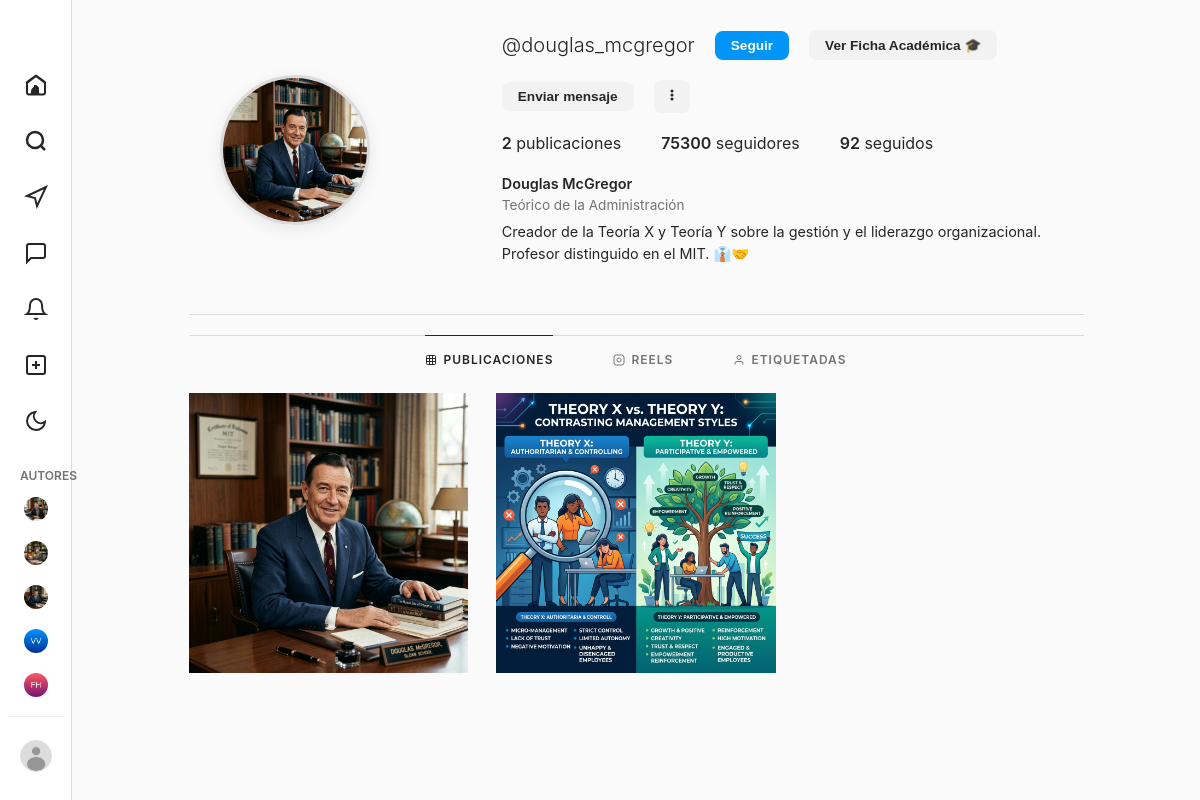
The app's page /p/douglas_mcgregor/ with its own data.
### authors/models.py (models this page shows, shortened)
class Author(models.Model):
    name = models.CharField(max_length=100)
    username = models.CharField(max_length=50, unique=True)
    profile_picture = models.ImageField(upload_to='profiles/', blank=True, null=True)
    occupation = models.CharField(max_length=100, blank=True)
    bio = models.TextField(blank=True)
    followers_count = models.IntegerField(default=0)
    following_count = models.IntegerField(default=0)
    birth_info = models.CharField(max_length=150, blank=True)
    death_info = models.CharField(max_length=150, blank=True)
    key_theories = models.TextField(blank=True)
    academic_background = models.TextField(blank=True)
    legacy = models.TextField(blank=True)
    nationality = models.CharField(max_length=100, blank=True)
    website = models.CharField(max_length=100, blank=True)

class Post(models.Model):
    author = models.ForeignKey(Author, on_delete=models.CASCADE, related_name='posts')
    image = models.ImageField(upload_to='posts/')
    caption = models.TextField(blank=True)
    created_at = models.DateTimeField(auto_now_add=True)
    likes_count = models.IntegerField(default=0)
    location = models.CharField(max_length=100, blank=True)

### authors/views.py (the view)
# urls.py: path('p/<str:username>/', views.profile_view, name='profile'),
def profile_view(request, username):
    author = get_object_or_404(Author, username=username)
    posts = author.posts.all().order_by('-created_at')
    authors = Author.objects.all()
    context = {
        'author': author,
        'posts': posts,
        'authors': authors,
    }
    return render(request, 'authors/profile.html', context)

### authors/templates/authors/profile.html (shortened to what this page needs)
{% extends 'authors/base.html' %}
{% load static %}
{% block content %}
<div class="profile-wrapper">
    <header class="profile-header">
        <div class="profile-pfp-container">
            <img src="{% if author.profile_picture %}{{ author.profile_picture.url }}{% else %}{% static 'img/default_avatar.png' %}{% endif %}" alt="{{ author.name }}" class="profile-pfp-img">
        </div>
        <div class="profile-info">
            <div class="profile-username-row">
                <h2 class="profile-user-name">@{{ author.username }}</h2>
                <button class="profile-action-btn btn-primary" id="profile-follow-btn" style="background-color: #0095f6; color: #fff;">Seguir</button>
                <button class="profile-action-btn" id="open-academic-btn">Ver Ficha Académica 🎓</button>
                <button class="profile-action-btn">Enviar mensaje</button>
                <button class="profile-action-btn" style="padding: 7px 10px;">
                    <svg viewBox="0 0 24 24" fill="currentColor" style="width: 16px; height: 16px;"><path d="M12 9.75A2.25 2.25 0 1 0 14.25 12 2.25 2.25 0 0 0 12 9.75Zm0-6A2.25 2.25 0 1 0 14.25 6 2.25 2.25 0 0 0 12 3.75Zm0 12A2.25 2.25 0 1 0 14.25 18 2.25 2.25 0 0 0 12 15.75Z"/></svg>
                </button>
            </div>
            <ul class="profile-stats">
                <li class="profile-stat-item"><span class="profile-stat-value">{{ posts.count }}</span> publicaciones</li>
                <li class="profile-stat-item"><span class="profile-stat-value">{{ author.followers_count|stringformat:"d" }}</span> seguidores</li>
                <li class="profile-stat-item"><span class="profile-stat-value">{{ author.following_count|stringformat:"d" }}</span> seguidos</li>
            </ul>
            <div class="profile-bio">
                <div class="profile-full-name">{{ author.name }}</div>
                <div class="profile-category">{{ author.occupation }}</div>
                <p style="margin: 6px 0;">{{ author.bio }}</p>
            </div>
        </div>
    </header>
    <div class="profile-tabs">
        <div class="profile-tab active">
            <svg viewBox="0 0 24 24" fill="none" stroke="currentColor" stroke-width="2"><rect x="3" y="3" width="18" height="18" rx="2" ry="2"/><line x1="3" y1="9" x2="21" y2="9"/><line x1="3" y1="15" x2="21" y2="15"/><line x1="9" y1="3" x2="9" y2="21"/><line x1="15" y1="3" x2="15" y2="21"/></svg>
            <span>PUBLICACIONES</span>
        </div>
        <div class="profile-tab">
            <svg viewBox="0 0 24 24" fill="none" stroke="currentColor" stroke-width="2"><rect x="2" y="2" width="20" height="20" rx="5" ry="5"/><path d="M16 11.37A4 4 0 1 1 12.63 8 4 4 0 0 1 16 11.37z"/><line x1="17.5" y1="6.5" x2="17.51" y2="6.5"/></svg>
            <span>REELS</span>
        </div>
        <div class="profile-tab">
            <svg viewBox="0 0 24 24" fill="none" stroke="currentColor" stroke-width="2"><path d="M20 21v-2a4 4 0 0 0-4-4H8a4 4 0 0 0-4 4v2"/><circle cx="12" cy="7" r="4"/></svg>
            <span>ETIQUETADAS</span>
        </div>
    </div>
    <div class="posts-grid">
        {% if posts %}
            {% for post in posts %}
                <div class="grid-post-card" data-post-id="{{ post.id }}">
                    <img src="{{ post.image.url }}" alt="Publicación" class="grid-post-image">
                </div>
            {% endfor %}
        {% else %}
            <div style="grid-column: span 3; text-align: center; padding: 60px 0; color: #737373;">
                <h3>No hay publicaciones aún</h3>
            </div>
        {% endif %}
    </div>
</div>
{% endblock %}

### authors/templates/authors/base.html (shortened to what this page needs)
{% load static %}
<!DOCTYPE html>
<html lang="es">
<head>
    <link rel="stylesheet" href="{% static 'authors/css/style.css' %}">
</head>
<body>
    <div class="app-container">
        <aside class="sidebar">
            <div class="logo-container">
            </div>
            <nav class="nav-links">
                <li>
                    <a href="{% url 'authors:feed' %}" class="nav-item {% if request.resolver_match.url_name == 'feed' %}active{% endif %}">
                    </a>
                </li>
                <li>
                    <div class="nav-item" id="search-nav-btn">
                        <svg viewBox="0 0 24 24" fill="none" stroke="currentColor" stroke-width="2.5"><path d="M19 11A8 8 0 113 11a8 8 0 0116 0zM21 21l-4.35-4.35"/></svg>
                    </div>
                </li>
                <li>
                    <div class="nav-item">
                        <svg viewBox="0 0 24 24" fill="none" stroke="currentColor" stroke-width="2"><polygon points="3 11 22 2 13 21 11 13 3 11"/></svg>
                    </div>
                </li>
                <li>
                    <div class="nav-item">
                        <svg viewBox="0 0 24 24" fill="none" stroke="currentColor" stroke-width="2"><path d="M21 15a2 2 0 0 1-2 2H7l-4 4V5a2 2 0 0 1 2-2h14a2 2 0 0 1 2 2z"/></svg>
                    </div>
                </li>
                <li>
                    <div class="nav-item">
                        <svg viewBox="0 0 24 24" fill="none" stroke="currentColor" stroke-width="2"><path d="M18 8A6 6 0 0 0 6 8c0 7-3 9-3 9h18s-3-2-3-9M13.73 21a2 2 0 0 1-3.46 0"/></svg>
                    </div>
                </li>
                <li>
                    <div class="nav-item">
                        <svg viewBox="0 0 24 24" fill="none" stroke="currentColor" stroke-width="2"><rect x="3" y="3" width="18" height="18" rx="2" ry="2"/><line x1="12" y1="8" x2="12" y2="16"/><line x1="8" y1="12" x2="16" y2="12"/></svg>
                    </div>
                </li>
                <li>
                    <div class="nav-item" id="theme-toggle-btn">
                        <svg viewBox="0 0 24 24" fill="none" stroke="currentColor" stroke-width="2" class="theme-icon-moon"><path d="M21 12.79A9 9 0 1 1 11.21 3 7 7 0 0 0 21 12.79z"/></svg>
                    </div>
                </li>
                <li style="margin-top: 15px; font-size: 0.75rem; color: #737373; padding: 0 12px; font-weight: 600;">AUTORES</li>
                {% for aut in authors %}
                <li>
                    <a href="{% url 'authors:profile' aut.username %}" class="nav-item {% if author.username == aut.username %}active{% endif %}" style="padding: 6px 12px; gap: 10px;">
                        <img src="{% if aut.profile_picture %}{{ aut.profile_picture.url }}{% else %}{% static 'img/default_avatar.png' %}{% endif %}" alt="" style="width: 24px; height: 24px; border-radius: 50%; object-fit: cover;">
                    </a>
                </li>
                {% endfor %}
            </nav>
            <div class="sidebar-footer">
                <div class="active-user-trigger" id="active-user-trigger">
                    <img src="{% static 'img/default_avatar.png' %}" alt="" class="active-user-avatar">
                </div>
            </div>
        </aside>
        <main class="main-content">
            {% block content %}{% endblock %}
        </main>
    </div>
</body>
</html>

### records on screen
Author: profile_picture (picture)
Author: profile_picture (picture)
Author: profile_picture (picture), username "douglas_mcgregor", followers_count "75300", following_count "92", name "Douglas McGregor", occupation "Teórico de la Administración", bio "Creador de la Teoría X y Teoría Y sobre la gestión y el liderazgo organizacional. Profesor distinguido en el MIT. 👔🤝"
Author: profile_picture (picture)
Author: profile_picture (picture)
Post: image (picture)
Post: image (picture)

### other values on screen
{{ posts.count }} "2"
